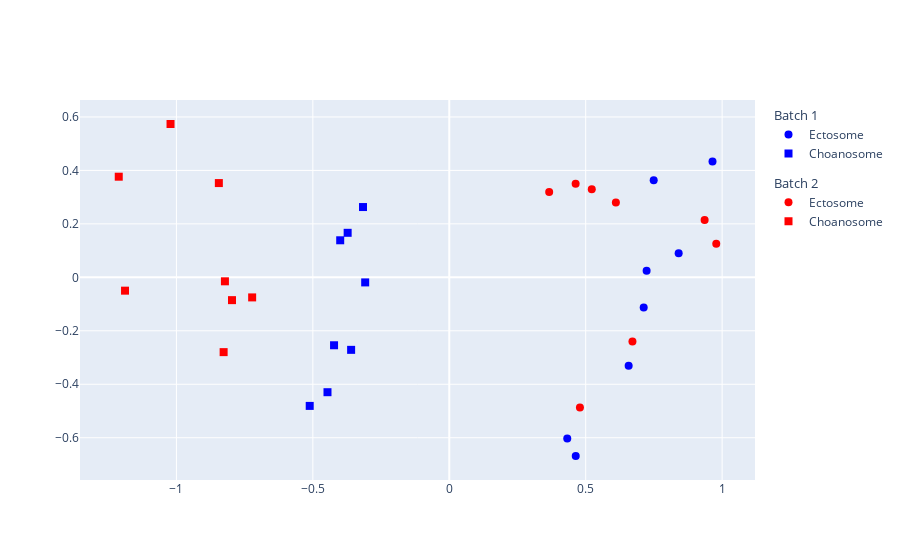

Write notebook code for a chart like this one.
### Code cell
plotPCA(data_PLSDA)

### Figure 1 — Plotly figure (JSON) as saved in the notebook; plotly's stock layout.template omitted (floating-point values rounded to 4 significant figures)
{"data": [{"legendgroup": "1", "legendgrouptitle": {"text": "Batch 1"}, "marker": {"color": ["blue", "blue", "blue", "blue", "blue", "blue", "blue", "blue"], "size": 8, "symbol": ["circle", "circle", "circle", "circle", "circle", "circle", "circle", "circle"]}, "mode": "markers", "name": "Ectosome", "type": "scatter", "x": [0.7492, 0.9647, 0.4635, 0.4324, 0.6574, 0.7125, 0.7233, 0.8407], "y": [0.3635, 0.4333, -0.6683, -0.603, -0.3309, -0.1128, 0.02475, 0.08989]}, {"legendgroup": "1", "legendgrouptitle": {"text": "Batch 1"}, "marker": {"color": ["blue", "blue", "blue", "blue", "blue", "blue", "blue", "blue"], "size": 8, "symbol": ["square", "square", "square", "square", "square", "square", "square", "square"]}, "mode": "markers", "name": "Choanosome", "type": "scatter", "x": [-0.3082, -0.3597, -0.4463, -0.5114, -0.4223, -0.3998, -0.3724, -0.3161], "y": [-0.01898, -0.2712, -0.4296, -0.4809, -0.2541, 0.1386, 0.1666, 0.263]}, {"legendgroup": "2", "legendgrouptitle": {"text": "Batch 2"}, "marker": {"color": ["red", "red", "red", "red", "red", "red", "red", "red"], "size": 8, "symbol": ["circle", "circle", "circle", "circle", "circle", "circle", "circle", "circle"]}, "mode": "markers", "name": "Ectosome", "type": "scatter", "x": [0.9784, 0.6714, 0.9358, 0.4788, 0.3661, 0.5222, 0.6106, 0.4631], "y": [0.1256, -0.2401, 0.2142, -0.4869, 0.3195, 0.3297, 0.2803, 0.3501]}, {"legendgroup": "2", "legendgrouptitle": {"text": "Batch 2"}, "marker": {"color": ["red", "red", "red", "red", "red", "red", "red", "red"], "size": 8, "symbol": ["square", "square", "square", "square", "square", "square", "square", "square"]}, "mode": "markers", "name": "Choanosome", "type": "scatter", "x": [-0.8222, -0.7224, -0.7964, -0.827, -1.188, -1.022, -0.8445, -1.211], "y": [-0.01485, -0.07507, -0.0853, -0.2798, -0.04983, 0.5736, 0.3526, 0.3765]}], "layout": {}}
